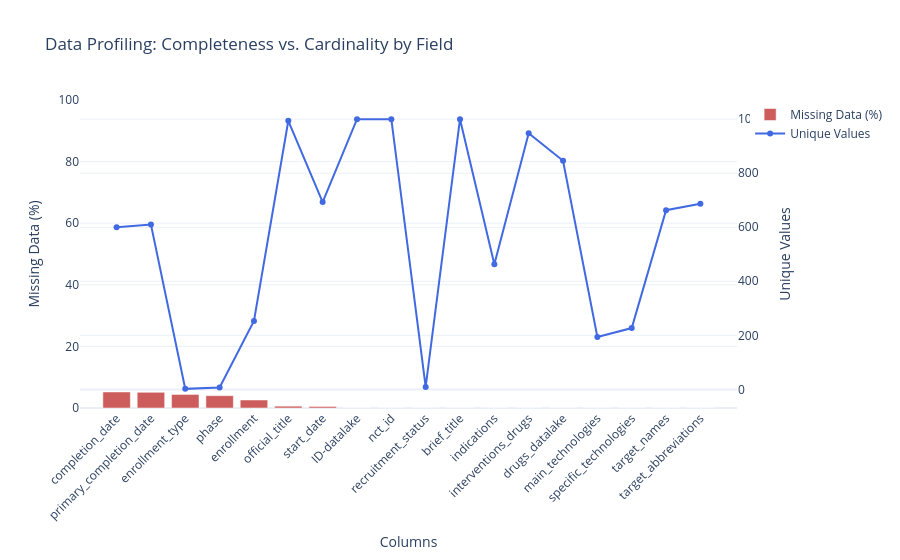

This figure's notebook cell:
### Code cell
#Plot 2 - Interactive Cardinality & Completeness Bar Chart
# Plotly interactive dual-axis chart
fig = go.Figure()

# Bar chart for % Missing
fig.add_trace(go.Bar(
    x=dq_report.index, 
    y=dq_report['Missing (%)'],
    name='Missing Data (%)',
    marker_color='indianred'
))

# Line chart for Cardinality
fig.add_trace(go.Scatter(
    x=dq_report.index, 
    y=dq_report['Unique Values (Cardinality)'],
    name='Unique Values',
    yaxis='y2',
    mode='lines+markers',
    marker_color='royalblue'
))

fig.update_layout(
    title='Data Profiling: Completeness vs. Cardinality by Field',
    xaxis=dict(title='Columns', tickangle=-45),
    yaxis=dict(title='Missing Data (%)', range=[0, 100]),
    yaxis2=dict(title='Unique Values', overlaying='y', side='right'),
    hovermode='x unified',
    template='plotly_white'
)
fig.show()

### Figure 1 — Plotly figure (JSON) as saved in the notebook; plotly's stock layout.template omitted (floating-point values rounded to 4 significant figures)
{"data": [{"marker": {"color": "indianred"}, "name": "Missing Data (%)", "type": "bar", "x": ["completion_date", "primary_completion_date", "enrollment_type", "phase", "enrollment", "official_title", "start_date", "ID-datalake", "nct_id", "recruitment_status", "brief_title", "indications", "interventions_drugs", "drugs_datalake", "main_technologies", "specific_technologies", "target_names", "target_abbreviations"], "y": [5.2, 5.1, 4.4, 4.0, 2.6, 0.6, 0.5, 0.0, 0.0, 0.0, 0.0, 0.0, 0.0, 0.0, 0.0, 0.0, 0.0, 0.0]}, {"marker": {"color": "royalblue"}, "mode": "lines+markers", "name": "Unique Values", "type": "scatter", "x": ["completion_date", "primary_completion_date", "enrollment_type", "phase", "enrollment", "official_title", "start_date", "ID-datalake", "nct_id", "recruitment_status", "brief_title", "indications", "interventions_drugs", "drugs_datalake", "main_technologies", "specific_technologies", "target_names", "target_abbreviations"], "y": [600, 610, 2, 7, 253, 994, 693, 1000, 1000, 9, 1000, 463, 948, 846, 194, 227, 663, 687], "yaxis": "y2"}], "layout": {"hovermode": "x unified", "title": {"text": "Data Profiling: Completeness vs. Cardinality by Field"}, "xaxis": {"tickangle": -45, "title": {"text": "Columns"}}, "yaxis": {"range": [0, 100], "title": {"text": "Missing Data (%)"}}, "yaxis2": {"overlaying": "y", "side": "right", "title": {"text": "Unique Values"}}}}
